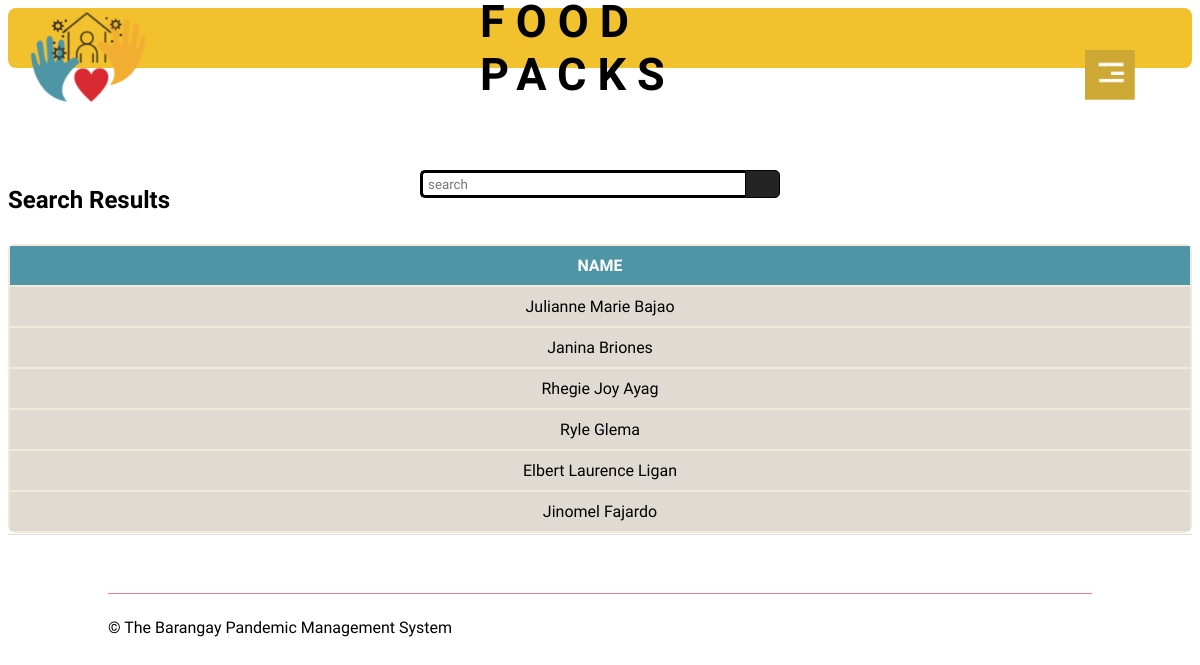
The app's page /fresult.php (signed in) with its own data.
### tables this page shows
CREATE TABLE `foodpacks` (
  `fpackID` int(11) NOT NULL,
  `userID` int(11) NOT NULL,
  `name3` varchar(50) NOT NULL,
  `quantity` int(50) NOT NULL,
  `barangay` varchar(50) NOT NULL,
  `date_claimed` varchar(50) NOT NULL
);

### session.php (called while the page is built, shortened)
<?php
	require 'Connection/db_conn.php';
	$query = $conn->query("SELECT * FROM `users` WHERE `userID` = '$_SESSION[userID]'") or die(mysqli_error());
	$fetch = $query->fetch_array();
	$purok2 = $fetch['purok'];
	$barangay = $fetch['barangay'];
?>

### fresult.php (the view, shortened to what this page needs)
<!DOCTYPE html>
<html>
<?php
	require 'session.php';
?>
<head>
	<link rel="stylesheet" href="fresult.css">
</head>
<body>
	<section id="header">
		<div class="header-box">
				<img src="images/logo1.png" class="logo">
			</div>
			<div class="wrap">
   <div class="search">
      <input type="text" class="searchTerm" placeholder="search">
      <button type="submit" class="searchButton">
     </button>
   </div>
</div>
		<div class="container">
			<div class="Ayuda">
				<h1>FOOD PACKS</h1>
			</div>
		</div>
	</section>
	<img src="images/menu.png" id="menu">
<h2 id="title2">Search Results</h2>
<div class="scrollable">
<table class="table2">
	<tbody>
	 				<th>NAME</th>
					<?php
						require 'Connection/db_conn.php';
						$search = $_GET['search'];
						$query = $conn->query("SELECT foodpacks.name3 FROM `foodpacks` WHERE EXISTS (SELECT * FROM users WHERE userID = foodpacks.userID AND fullname LIKE '%$search%' AND purok = ('$purok2') AND barangay = ('$barangay'));") or die(mysqli_error());
						while($fetch = $query->fetch_array()){
					?>
						<tr>
							<td><?php echo $fetch['name3']?></td>
						</tr>
					<?php
						}
					?>
					</tbody>
</table>
</div>
	<section id="footer">
	<div class="container footer-row">
		<hr>
		<div class="footer-left-col">
			<p>© The Barangay Pandemic Management System</p>
		</div>
	</div>
</section>
</body>
</html>

### fresult.css (style rules this page uses)
* { padding: 0; font-family: alata; }
.logo { width: 120px; margin-top: 0px; margin-left: 20px; }
.container { margin-right: 100px; margin-left: 100px; }
.Ayuda { width: 30%; position: absolute; left: 55%; top: 6%; transform: translate(-50%, -50%); font-size: 30px; letter-spacing: 11px; }
.search { width: 100%; position: relative; display: flex; }
.searchTerm { width: 100%; border: 3px solid black; border-right: none; padding: 5px; height: 12px; border-radius: 5px 0 0 5px; outline: none; color: #9DBFAF; }
.searchButton { width: 40px; height: 28px; border: .5px solid black; background: #242424; text-align: center; color: #fff; border-radius: 0 5px 5px 0; cursor: pointer; font-size: 20px; }
.wrap { width: 30%; position: absolute; left: 50%; top: 23%; transform: translate(-50%, -50%); }
.header-box { background-size: cover; height: 60px; background-color: #F2C12E; border-radius: 8px; margin-bottom: 10%; }
#menu { width: 50px; position: fixed; right: 65px; top: 50px; z-index: 2; cursor: pointer; }
.table2 { margin-top: 10px; width: 100%; background: #F2E9D8 ; border-radius: 8px; border-color: red; }
.table2 th, td { text-align: center; padding-top: 10px; padding-bottom: 10px; }
.table2 td { background-color: #E0DBD2; }
.scrollable { height: 300px; overflow-y: scroll; border-bottom: 1px solid #ddd; }
.scrollable th { color: white; font-stretch: 3%; background: #4E96A6; z-index: 2; top: 0; }
#footer { padding: 50px 0 30px; }
hr { width: 100%; border: 0; border-top: 1px solid #f67c92; }
.footer-row { display: flex; align-items: center; justify-content: space-between; flex-wrap: wrap; }
.footer-left-col { flex-basis: 50%; }

### records on screen
foodpacks: name3 "Julianne Marie Bajao"
foodpacks: name3 "Janina Briones"
foodpacks: name3 "Rhegie Joy Ayag"
foodpacks: name3 "Ryle Glema"
foodpacks: name3 "Elbert Laurence Ligan"
foodpacks: name3 "Jinomel Fajardo"
